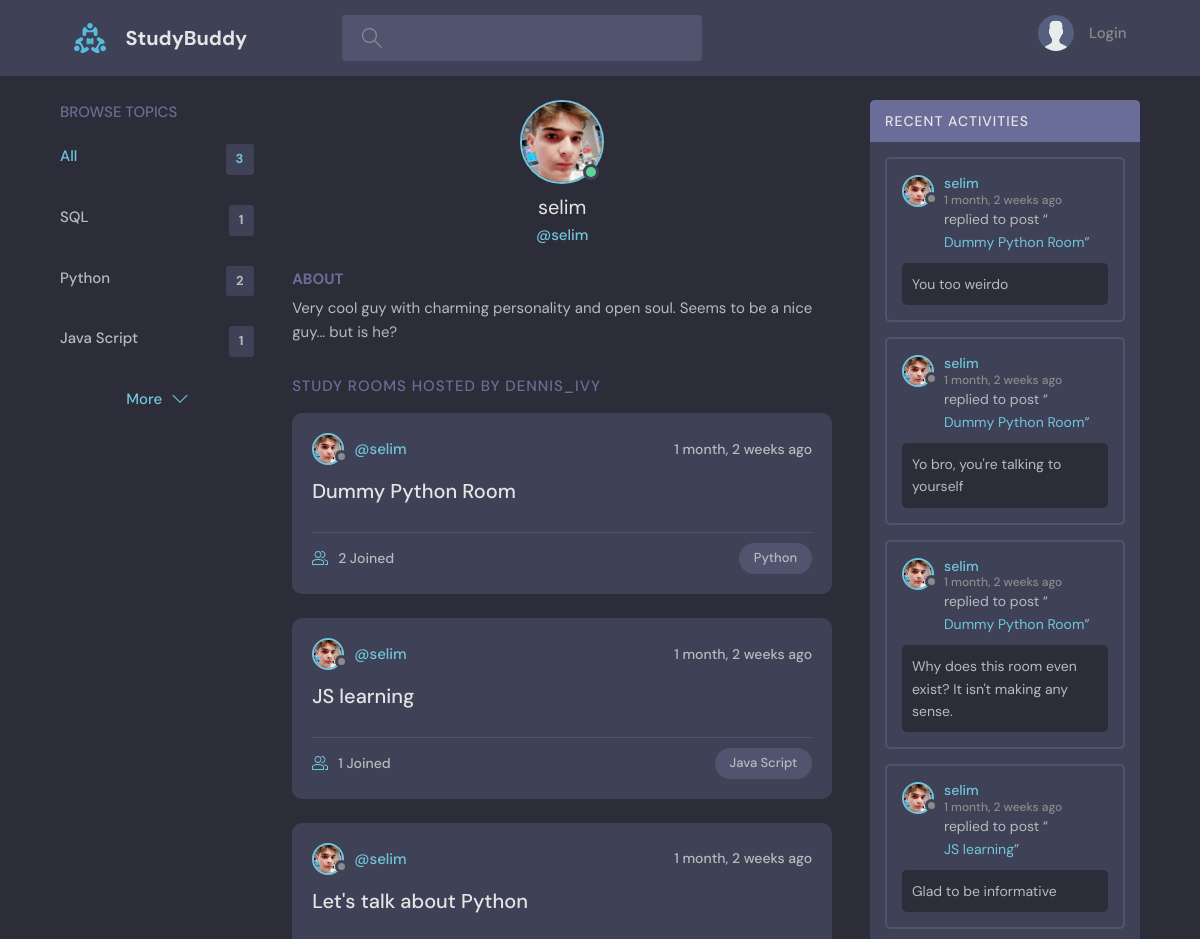
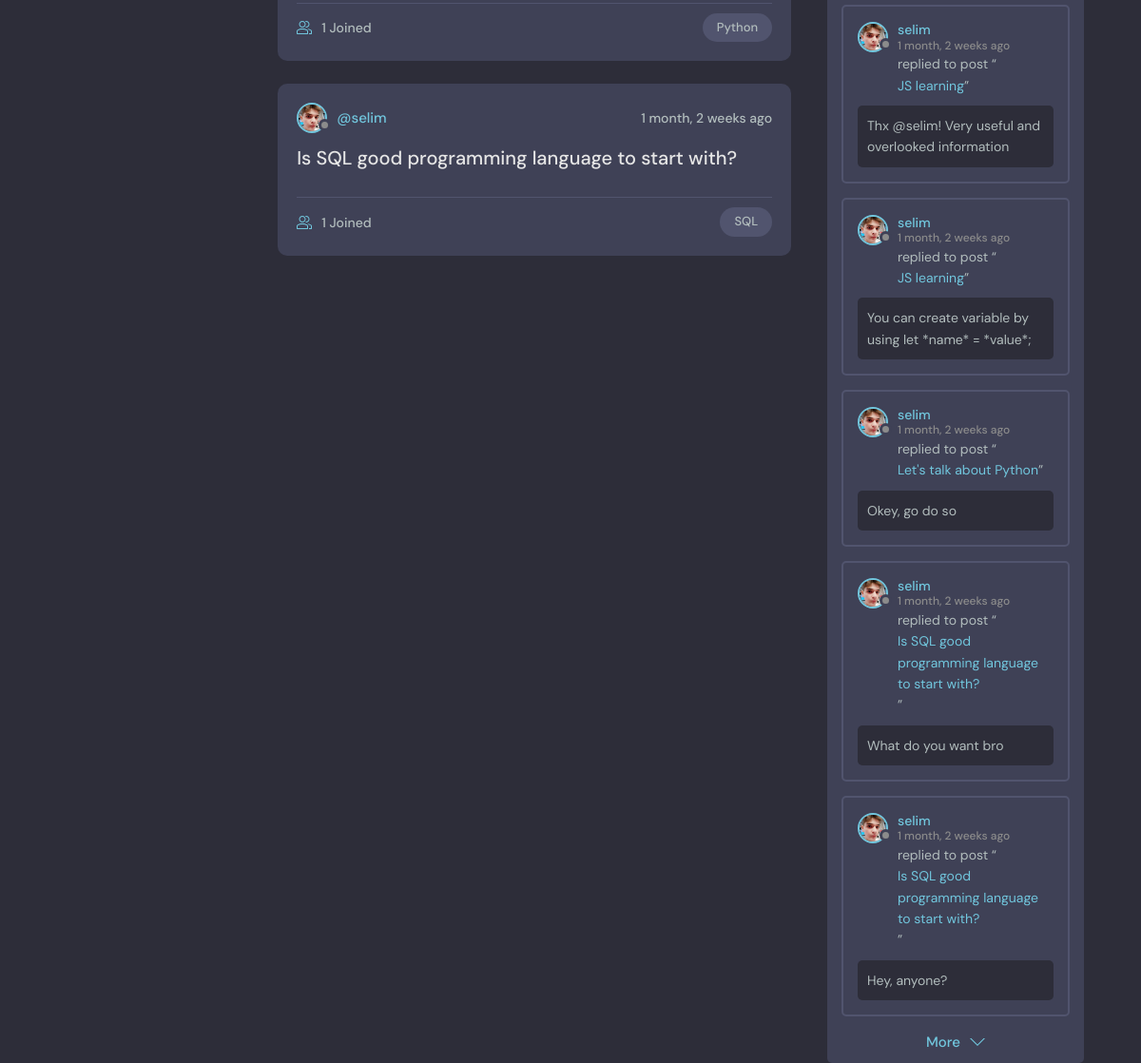
The app's page /profile/1 with its own data (2 pictures, top to bottom).
### base/models.py (models this page shows, shortened)
class Topic(models.Model):
    name = models.CharField(max_length=200)

class User(AbstractUser):
    name = models.CharField(max_length=200, null=True)
    email = models.EmailField(unique=True, null=True)
    email_verify = models.BooleanField(default=False)
    bio = models.TextField(null=True)
    avatar = models.ImageField(null=True, default="avatar.svg")
    USERNAME_FIELD = 'email'
    REQUIRED_FIELDS = []

class Room(models.Model):
    host = models.ForeignKey(User, on_delete=models.SET_NULL, null=True)
    topic = models.ForeignKey(Topic, on_delete=models.SET_NULL, null=True)
    name = models.CharField(max_length=200)
    description = models.TextField(blank=True)
    participants = models.ManyToManyField(User, related_name='participants', blank=True)
    updated = models.DateTimeField(auto_now=True)
    created = models.DateTimeField(auto_now_add=True)
    class Meta:
        ordering = ['-updated', '-created']

class Message(models.Model):
    user = models.ForeignKey(User, on_delete=models.CASCADE)
    room = models.ForeignKey(Room, on_delete=models.CASCADE)
    body = models.TextField()
    updated = models.DateTimeField(auto_now=True)
    created = models.DateTimeField(auto_now_add=True)
    class Meta:
        ordering = ['-updated', '-created']
    def __str__(self):
        if len(self.body) > 80:
            return f"{self.body[0:80]}..."
        return self.body

### base/views.py (the view)
# urls.py: path('profile/<str:pk>', views.user_profile, name='user-profile'),
def user_profile(request, pk):
    user = User.objects.get(id=pk)
    rooms = user.room_set.all()
    user_messages = user.message_set.all()[:10]
    topics = Topic.objects.all()
    context = {'user': user, 'rooms': rooms, 'room_messages': user_messages, 'topics': topics}
    return render(request, 'profile.html', context)

### base/templates/base/profile.html (shortened to what this page needs)
{% extends 'main.html' %}
{% block content %}
  <main class="profile-page layout layout--3">
    <div class="container">
      {% include 'topics_component.html' %}
      <div class="roomList">
        <div class="profile">
          <div class="profile__avatar">
            <div class="avatar avatar--large active">
              <img src="{{ user.avatar.url }}" />
            </div>
          </div>
          <div class="profile__info">
            <h3>{{ user.username }}</h3>
            <p>@{{ user.username }}</p>
          </div>
          <div class="profile__about">
            <h3>About</h3>
            <p>{{ user.bio }}</p>
          </div>
        </div>
        <div class="roomList__header">
          <div>
            <h2>Study Rooms Hosted by dennis_ivy</a>
            </h2>
          </div>
        </div>
        {% include 'feed_component.html' %}
      </div>
      {% include 'activity_component.html' %}
    </div>
  </main>
{% endblock content %}

### templates/main.html (shortened to what this page needs)
<!DOCTYPE html>
{% load static %}
<html lang="en">
  <head>
    <link rel="stylesheet" href="{% static 'css/style.css' %}" />
  </head>
  <body>
    {% include 'navbar.html' %}
    {% block content %}
    {% endblock content %}
  </body>
</html>

### templates/navbar.html (shortened to what this page needs)
{% load static %}
<header class="header header--loggedIn">
  <div class="container">
    <a href="{% url 'home' %}" class="header__logo">
      <img src="{% static 'img/logo.svg' %}" />
      <h1>StudyBuddy</h1>
    </a>
    <form class="header__search" method="GET" action="{% url 'home' %}">
      <label>
        {% if query_name == 'All' %}
          <input name="q" placeholder="Search for rooms..." />
        {% else %}
          <input name="q" value="{{ query_name }}" />
        {% endif %}
      </label>
    </form>
    <nav class="header__menu">
      {% if request.user.is_authenticated %}
        <div class="header__user">
          <a href="{% url 'user-profile' request.user.id %}">
            <div class="avatar avatar--medium active">
              <img src="{{ request.user.avatar.url }}" />
            </div>
            <p>{{ request.user.username }}<span>@{{ request.user.username }}</span></p>
          </a>
          <button class="dropdown-button">
            <svg version="1.1" xmlns="http://www.w3.org/2000/svg" width="32" height="32" viewBox="0 0 32 32">
              <title>chevron-down</title>
              <path d="M16 21l-13-13h-3l16 16 16-16h-3l-13 13z"></path>
            </svg>
          </button>
        </div>
      {% else %}
        <a href="{% url 'login' %}">
          <img src="{% static 'img/avatars/avatar.svg' %}" />
          <p>Login</p>
        </a>
      {% endif %}
    </nav>
  </div>
</header>

### base/templates/base/topics_component.html
<div class="topics">
  <div class="topics__header">
    <h2>Browse Topics</h2>
  </div>
  <ul class="topics__list">
    <li>
      <a href="{% url 'home' %}" class="active">All <span>{{ topics.count }}</span></a>
    </li>
    {% for topic in topics %}
      <li>
        <a href="{% url 'home' %}?topic={{ topic.name }}">{{ topic.name }}<span>{{ topic.room_set.all.count }}</span></a>
      </li>
    {% endfor %}
  </ul>
  <a class="btn btn--link" href="{% url 'topics-page' %}">
    More
    <svg version="1.1" xmlns="http://www.w3.org/2000/svg" width="32" height="32" viewBox="0 0 32 32">
      <title>chevron-down</title>
      <path d="M16 21l-13-13h-3l16 16 16-16h-3l-13 13z"></path>
    </svg>
  </a>
</div>

### base/templates/base/feed_component.html (shortened to what this page needs)
{% for room in rooms %}
  <div class="roomListRoom">
    <div class="roomListRoom__header">
      <a href="{% url 'user-profile' room.host.id %}" class="roomListRoom__author">
        <div class="avatar avatar--small">
          <img src="{{ room.host.avatar.url }}" />
        </div>
        <span>@{{ room.host.username }}</span>
      </a>
      <div class="roomListRoom__actions">
        <span>{{ room.created | timesince }} ago</span>
      </div>
    </div>
    <div class="roomListRoom__content">
      <a href="{% url 'room' room.id %}">{{ room.name }}</a>
    </div>
    <div class="roomListRoom__meta">
      <a href="room.html" class="roomListRoom__joined">
        {{ room.participants.count }} Joined
      </a>
      <p class="roomListRoom__topic">{{ room.topic.name }}</p>
    </div>
  </div>
{% endfor %}

### base/templates/base/activity_component.html (shortened to what this page needs)
<div class="activities">
  <div class="activities__header">
    <h2><small>{{ query_name }}</small> Recent Activities</h2>
  </div>
  {% for message in room_messages %}
    <div class="activities__box">
      <div class="activities__boxHeader roomListRoom__header">
        <a href="{% url 'user-profile' message.user.id %}" class="roomListRoom__author">
          <div class="avatar avatar--small">
            <img src="{{ message.user.avatar.url }}" />
          </div>
          <p>
            {{ message.user.username }}
            <span>{{ message.created | timesince }} ago</span>
          </p>
        </a>
      </div>
      <div class="activities__boxContent">
        <p>replied to post “<a href="{% url 'room' message.room.id %}">{{ message.room.name }}</a>”</p>
        <div class="activities__boxRoomContent">
          {{ message }}
        </div>
      </div>
    </div>
  {% endfor %}
      <a class="btn btn--link" href="{% url 'activities-page' %}">
        More
        <svg version="1.1" xmlns="http://www.w3.org/2000/svg" width="32" height="32" viewBox="0 0 32 32">
          <title>chevron-down</title>
          <path d="M16 21l-13-13h-3l16 16 16-16h-3l-13 13z"></path>
        </svg>
      </a>
</div>

### records on screen
Topic: name "SQL", room_set.all.count "1"
Topic: name "Python", room_set.all.count "2"
Topic: name "Java Script", room_set.all.count "1"
User: avatar (picture), username "selim", bio "Very cool guy with charming personality and open soul. Seems to be a nice guy... but is he?"
Room: host.avatar (picture), host.username "selim", created "1 month, 2 weeks", name "Dummy Python Room", participants.count "2", topic.name "Python"
Room: host.avatar (picture), host.username "selim", created "1 month, 2 weeks", name "JS learning", participants.count "1", topic.name "Java Script"
Room: host.avatar (picture), host.username "selim", created "1 month, 2 weeks", name "Let's talk about Python", participants.count "1", topic.name "Python"
Room: host.avatar (picture), host.username "selim", created "1 month, 2 weeks", name "Is SQL good programming language to start with?", participants.count "1", topic.name "SQL"
Message: user.avatar (picture), user.username "selim", created "1 month, 2 weeks", room.name "Dummy Python Room", body "You too weirdo"
Message: user.avatar (picture), user.username "selim", created "1 month, 2 weeks", room.name "Dummy Python Room", body "Yo bro, you're talking to yourself"
Message: user.avatar (picture), user.username "selim", created "1 month, 2 weeks", room.name "Dummy Python Room", body "Why does this room even exist? It isn't making any sense."
Message: user.avatar (picture), user.username "selim", created "1 month, 2 weeks", room.name "JS learning", body "Glad to be informative"
Message: user.avatar (picture), user.username "selim", created "1 month, 2 weeks", room.name "JS learning", body "Thx @selim! Very useful and overlooked information"
Message: user.avatar (picture), user.username "selim", created "1 month, 2 weeks", room.name "JS learning", body "You can create variable by using let *name* = *value*;"
Message: user.avatar (picture), user.username "selim", created "1 month, 2 weeks", room.name "Let's talk about Python", body "Okey, go do so"
Message: user.avatar (picture), user.username "selim", created "1 month, 2 weeks", room.name "Is SQL good programming language to start with?", body "What do you want bro"
Message: user.avatar (picture), user.username "selim", created "1 month, 2 weeks", room.name "Is SQL good programming language to start with?", body "Hey, anyone?"

### other values on screen
{{ topics.count }} "3"
